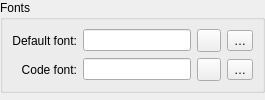
           <widget class="QWidget" name="editorFontColorPage">
            <layout class="QVBoxLayout" name="gridLayout">
             <property name="leftMargin">
              <number>0</number>
             </property>
             <property name="topMargin">
              <number>0</number>
             </property>
             <property name="rightMargin">
              <number>0</number>
             </property>
             <property name="bottomMargin">
              <number>0</number>
             </property>
             <item>
              <widget class="QGroupBox" name="groupBox_18">
               <property name="title">
                <string>Fonts</string>
               </property>
               <layout class="QGridLayout" name="gridLayout_39">
                <item row="0" column="0">
                 <widget class="QLabel" name="noteTextEditFontHeadlineLabel">
                  <property name="text">
                   <string>Default font:</string>
                  </property>
                  <property name="alignment">
                   <set>Qt::AlignmentFlag::AlignRight|Qt::AlignmentFlag::AlignTrailing|Qt::AlignmentFlag::AlignVCenter</set>
                  </property>
                 </widget>
                </item>
                <item row="0" column="1">
                 <widget class="QLineEdit" name="noteTextEditFontLabel">
                  <property name="readOnly">
                   <bool>true</bool>
                  </property>
                 </widget>
                </item>
                <item row="0" column="2">
                 <widget class="QToolButton" name="noteTextEditButton">
                  <property name="toolTip">
                   <string>Set a new font</string>
                  </property>
                  <property name="icon">
                   <iconset theme="gtk-select-font" resource="../breeze-qownnotes.qrc">
                    <normaloff>:/icons/breeze-qownnotes/16x16/gtk-select-font.svg</normaloff>:/icons/breeze-qownnotes/16x16/gtk-select-font.svg</iconset>
                  </property>
                 </widget>
                </item>
                <item row="0" column="3">
                 <widget class="QToolButton" name="noteTextEditResetButton">
                  <property name="toolTip">
                   <string>Reset font</string>
                  </property>
                  <property name="text">
                   <string notr="true">…</string>
                  </property>
                  <property name="icon">
                   <iconset theme="edit-clear" resource="../breeze-qownnotes.qrc">
                    <normaloff>:/icons/breeze-qownnotes/16x16/edit-clear.svg</normaloff>:/icons/breeze-qownnotes/16x16/edit-clear.svg</iconset>
                  </property>
                 </widget>
                </item>
                <item row="1" column="0">
                 <widget class="QLabel" name="noteTextEditCodeFontHeadlineLabel">
                  <property name="text">
                   <string>Code font:</string>
                  </property>
                  <property name="alignment">
                   <set>Qt::AlignmentFlag::AlignRight|Qt::AlignmentFlag::AlignTrailing|Qt::AlignmentFlag::AlignVCenter</set>
                  </property>
                 </widget>
                </item>
                <item row="1" column="1">
                 <widget class="QLineEdit" name="noteTextEditCodeFontLabel">
                  <property name="readOnly">
                   <bool>true</bool>
                  </property>
                 </widget>
                </item>
                <item row="1" column="2">
                 <widget class="QToolButton" name="noteTextEditCodeButton">
                  <property name="toolTip">
                   <string>Set a new font</string>
                  </property>
                  <property name="text">
                   <string/>
                  </property>
                  <property name="icon">
                   <iconset theme="gtk-select-font" resource="../breeze-qownnotes.qrc">
                    <normaloff>:/icons/breeze-qownnotes/16x16/gtk-select-font.svg</normaloff>:/icons/breeze-qownnotes/16x16/gtk-select-font.svg</iconset>
                  </property>
                 </widget>
                </item>
                <item row="1" column="3">
                 <widget class="QToolButton" name="noteTextEditCodeResetButton">
                  <property name="toolTip">
                   <string>Reset font</string>
                  </property>
                  <property name="text">
                   <string notr="true">…</string>
                  </property>
                  <property name="icon">
                   <iconset theme="edit-clear" resource="../breeze-qownnotes.qrc">
                    <normaloff>:/icons/breeze-qownnotes/16x16/edit-clear.svg</normaloff>:/icons/breeze-qownnotes/16x16/edit-clear.svg</iconset>
                  </property>
                 </widget>
                </item>
               </layout>
              </widget>
             </item>
             <item>
              <widget class="FontColorWidget" name="editorFontColorWidget">
               <property name="frameShape">
                <enum>QFrame::Shape::NoFrame</enum>
               </property>
               <property name="frameShadow">
                <enum>QFrame::Shadow::Raised</enum>
               </property>
              </widget>
             </item>
            </layout>
           </widget>
